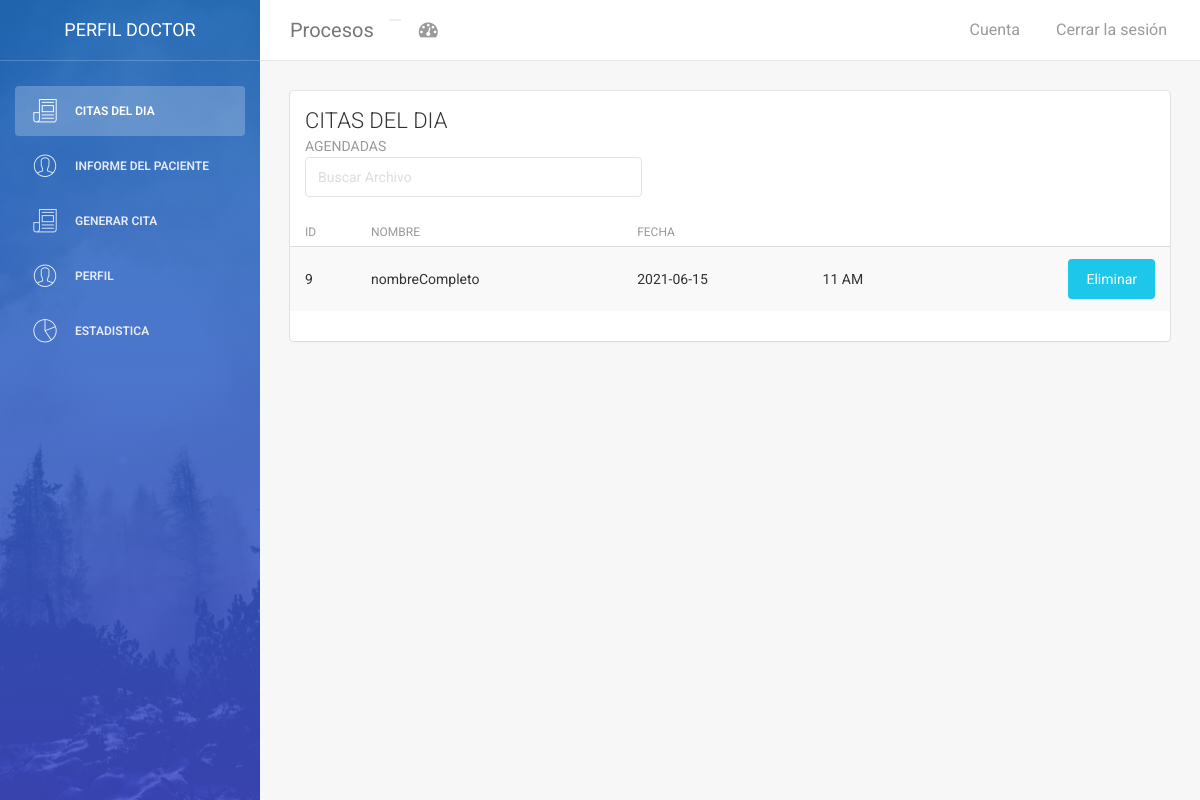
The app's page /PerfilDoctor.php?pagina=doctor/citasDdia.php (signed in) with its own data.
### tables this page shows
CREATE TABLE `consultas` (
  `id_consultas` int(11) NOT NULL AUTO_INCREMENT,
  `fecha_agendacion` date NOT NULL,
  `fecha_consulta` date NOT NULL,
  `horaConsulta` varchar(20) NOT NULL,
  `id_paciente` int(11) NOT NULL,
  `doctor` varchar(11) NOT NULL,
  PRIMARY KEY (`id_consultas`),
  KEY `fkConsulta` (`id_paciente`),
  CONSTRAINT `fkConsulta` FOREIGN KEY (`id_paciente`) REFERENCES `usuarios` (`id_usuario`)
);

CREATE TABLE `usuarios` (
  `id_usuario` int(11) NOT NULL AUTO_INCREMENT,
  `usuario` varchar(50) NOT NULL,
  `nombreCompleto` varchar(100) NOT NULL,
  `correo` varchar(60) NOT NULL,
  `passw` varchar(30) NOT NULL,
  `tipo` varchar(25) NOT NULL,
  `foto` varchar(100) DEFAULT NULL,
  PRIMARY KEY (`id_usuario`)
);

### procesoPHP/conexion.php (called while the page is built, shortened)
<?php
 class clsConexion{
    private $com;
    public function __construct()
    {
        try{
            $this->com=new mysqli(SERVIDOR,USUARIO,CLAVE,BASEDATOS);
        }catch(Exception $e){
            echo $e->errorMessage();
        }
    }
function consultaUniversal($tabla,$campo,$dato)
{
  $sql="SELECT *FROM $tabla WHERE $campo='$dato'";
  $res=$this->com->query($sql);
        return $res;
}
function pacientesDia($tabla,$campo,$dato,$campo2,$dato1)
{
  $sql="SELECT *FROM $tabla INNER JOIN usuarios ON consultas.id_paciente=usuarios.id_usuario  WHERE $campo='$dato' And $campo2='$dato1' ";
  $res=$this->com->query($sql);
        return $res;
}
}
?>

### doctor/citasDdia.php (the view, shortened to what this page needs)
<?php
$ConsulPerfil=$obj->consultaUniversal("usuarios","id_usuario",$_SESSION["usarioActivo"][1][0]);
$rowsss=$ConsulPerfil->fetch_assoc();
?>
<div class="row">
    <div class="col-md-12">
        <div class="card">
            <div class="header">
                <h4 class="title">CITAS DEL DIA</h4>
                <p class="category">AGENDADAS</p>
            </div>
            <div class="col-md-5">
                <div class="form-group">
                <input type="text" class="form-control" placeholder="Buscar Archivo" value="">
                </div>
                </div>
            <div class="content table-responsive table-full-width">
                <table class="table table-hover table-striped">
                    <thead>
                        <th>ID</th>
                        <th>Nombre</th>
                        <th>Fecha</th>
                        <th></th>
                    </thead>
                    <tbody>
                    <?php
                        $result=$obj->pacientesDia("consultas","doctor",$rowsss["nombreCompleto"],"fecha_consulta",$Fecha=date('Y-m-d') );
                        while ($cols = $result->fetch_assoc()){
                        echo"<tr>
                            <td>".$cols["id_consultas"]."</td>
                            <td>".$cols["nombreCompleto"]."</td>
                            <td>".$cols["fecha_consulta"]."</td>
                            <td>".$cols["horaConsulta"]."</td>
                            <form action='' method='POST'>
                            <td><button type='submit' value='".$cols["id_consultas"]."' name='borrarC' class='btn btn-info btn-fill pull-right'>Eliminar</button></td>
                        </form>
                        </tr>";
                        }
                        ?>
                    </tbody>
                </table>
            </div>
        </div>
    </div>
</div>

### records on screen
consultas: id_consultas "9", id_paciente.nombreCompleto "nombreCompleto", fecha_consulta "2021-06-15", horaConsulta "11 AM"
